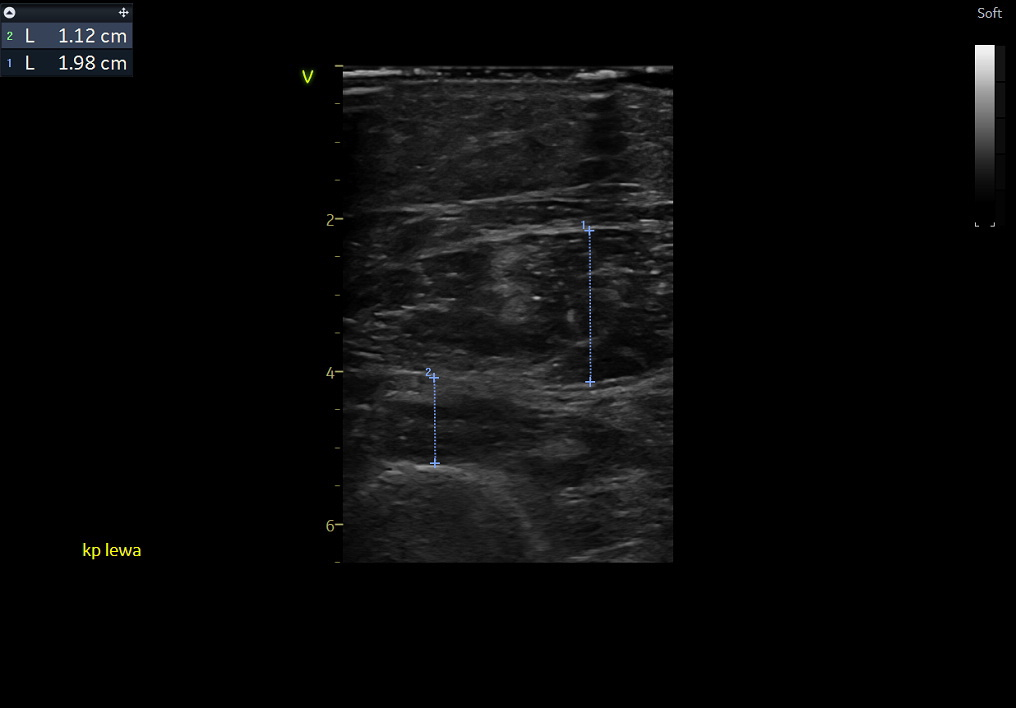
#> input picture lab2/topic_A/images/21.G.R 3.jpg, 1016 x 708 px; its folder holds only this picture in this run
$ python inpainting_miarki.py   (older library calls are emulated)
#> lines starting #> are read from the running program, lines starting #| are printed output that depends on the picture; after the words box and inside, x2 and y2 are one past the last pixel; in counts of white or black regions, pixels touching at a corner belong together
import cv2
import numpy as np
import matplotlib
matplotlib.use('Agg')
import matplotlib.pyplot as plt
from pathlib import Path
from skimage.metrics import peak_signal_noise_ratio as calc_psnr
from skimage.metrics import structural_similarity as calc_ssim

INPUT_DIR  = Path("./images")
OUTPUT_DIR = Path("./results")
OUTPUT_DIR.mkdir(parents=True, exist_ok=True)

IMAGE_FILES = sorted(INPUT_DIR.glob("*.jpg"))

SEG = dict(
    b_minus_r_thresh = 30,   # B - R > X  (miarki: ~70-130 diff)
    b_minus_g_thresh = 20,   # B - G > X
    b_min_val        = 80,   # minimalna jasność kanału B
    dilate_k         = 7,    # rozmiar jądra dylatacji [px]
    dilate_iter      = 2,    # liczba iteracji dylatacji
)

# ── Parametry inpaintingu ───────────────────────────────────────────────────
INPAINT_RADIUS = 7


# ══════════════════════════════════════════════════════════════════════════════
def segment_blue_calipers(img_bgr: np.ndarray, params: dict) -> np.ndarray:
    b = img_bgr[:, :, 0].astype(np.int16)
    g = img_bgr[:, :, 1].astype(np.int16)
    r = img_bgr[:, :, 2].astype(np.int16)

    mask = (
        (b - r > params['b_minus_r_thresh']) &
        (b - g > params['b_minus_g_thresh']) &
        (img_bgr[:, :, 0] > params['b_min_val'])
    ).astype(np.uint8) * 255

    kernel = cv2.getStructuringElement(
        cv2.MORPH_ELLIPSE,
        (params['dilate_k'], params['dilate_k'])
    )
    mask = cv2.dilate(mask, kernel, iterations=params['dilate_iter'])
    return mask


def apply_inpainting(img_bgr, mask, method='telea', radius=7):
    flag = cv2.INPAINT_TELEA if method == 'telea' else cv2.INPAINT_NS
    return cv2.inpaint(img_bgr, mask, inpaintRadius=radius, flags=flag)


def compute_metrics_no_ref(original_bgr, restored_bgr):
    """Metryki bezreferencyjna: wariancja Laplasjanu i gradient RMS."""
    def lap_var(img):
        g = cv2.cvtColor(img, cv2.COLOR_BGR2GRAY).astype(float)
        return float(cv2.Laplacian(g, cv2.CV_64F).var())

    def gradient_rms(img):
        g = cv2.cvtColor(img, cv2.COLOR_BGR2GRAY).astype(float)
        gx = cv2.Sobel(g, cv2.CV_64F, 1, 0, ksize=3)
        gy = cv2.Sobel(g, cv2.CV_64F, 0, 1, ksize=3)
        return float(np.sqrt(gx**2 + gy**2).mean())

    return {
        'LapVar_orig':     round(lap_var(original_bgr), 2),
        'LapVar_inpainted':round(lap_var(restored_bgr), 2),
        'GradRMS_orig':    round(gradient_rms(original_bgr), 2),
        'GradRMS_inpainted':round(gradient_rms(restored_bgr), 2),
    }


def save_comparison(img_bgr, mask, restored_bgr, name, out_dir):
    img_rgb  = cv2.cvtColor(img_bgr,    cv2.COLOR_BGR2RGB)
    rest_rgb = cv2.cvtColor(restored_bgr, cv2.COLOR_BGR2RGB)
    overlay  = img_rgb.copy()
    overlay[mask > 0] = [255, 50, 50]

    fig, axes = plt.subplots(1, 3, figsize=(15, 5))
    for ax, im, title in zip(
        axes,
        [img_rgb, overlay, rest_rgb],
        ['Oryginał (z miarkami)', 'Maska (czerwona)', 'Po inpaintingu (Telea)']
    ):
        ax.imshow(im)
        ax.set_title(title, fontsize=12)
        ax.axis('off')
    plt.suptitle(name, fontsize=13, fontweight='bold')
    plt.tight_layout()
    out_path = out_dir / f"{Path(name).stem}_comparison.png"
    plt.savefig(str(out_path), dpi=110, bbox_inches='tight')
    plt.close()
    return out_path

all_metrics = []

print(f"{'='*65}")
print(f"  Przetwarzanie {len(IMAGE_FILES)} obrazów USG")
print(f"{'='*65}")

for img_path in IMAGE_FILES:
    img_bgr = cv2.imread(str(img_path))
#> img_bgr is the input picture: shape (708, 1016, 3); mean B, G, R 9.2, 9, 8.9
    if img_bgr is None:
        print(f"  BŁĄD: nie można wczytać {img_path.name}")
        continue

    # 1. Segmentacja
    mask = segment_blue_calipers(img_bgr, SEG)
#> in segment_blue_calipers, `mask = ( (b - r > params['b_minus_r_thresh']) & (b - g > params['b_min..`:
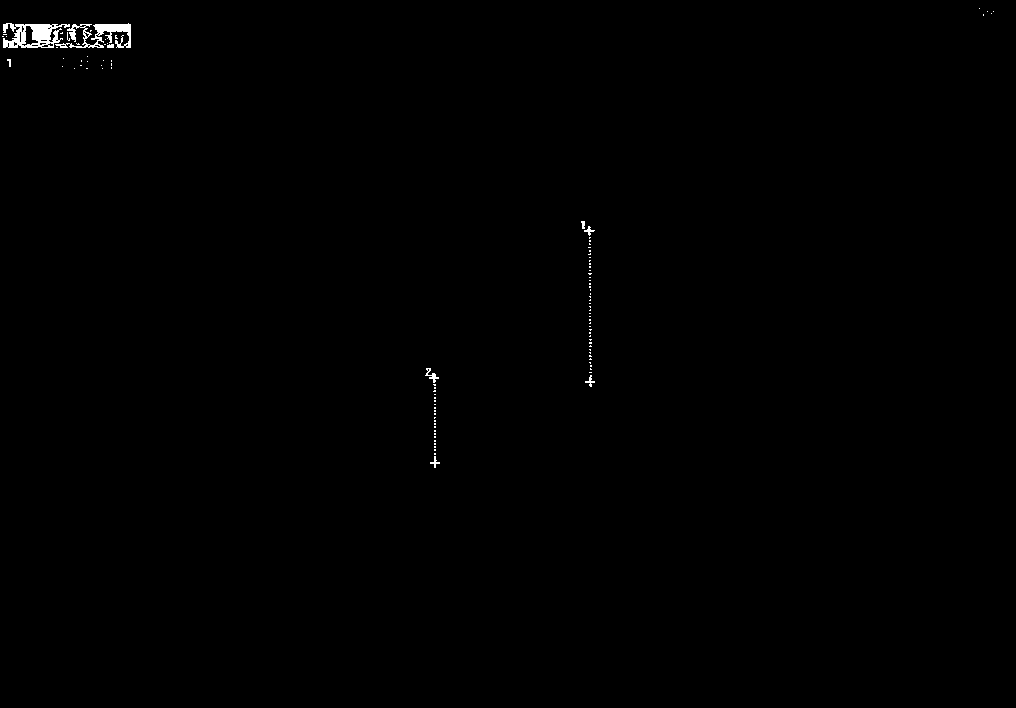
#> mask: shape (708, 1016); 0.32% white; 104 white regions (95 under 20 px), largest, box (x1, y1, x2, y2) and area: (3, 23, 70, 48) 938, (55, 23, 131, 48) 771, (425, 368, 439, 383) 72
#> in segment_blue_calipers, `mask = cv2.dilate(mask, kernel, iterations=params['dilate_iter'])`:
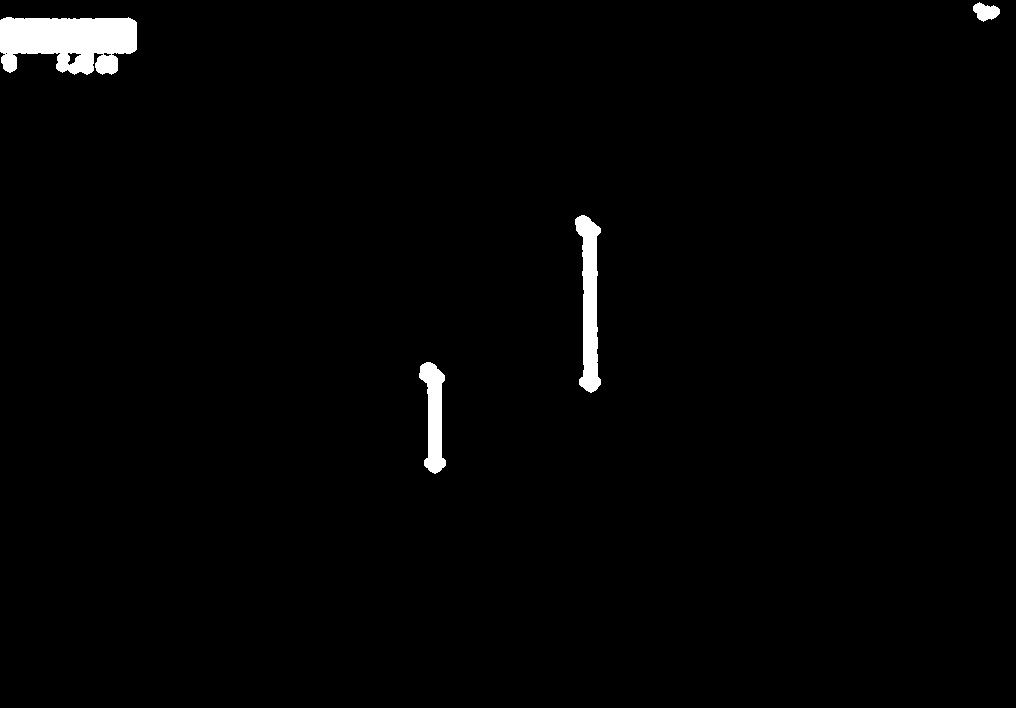
#> mask: shape (708, 1016); 1.5% white; 4 white regions, box (x1, y1, x2, y2) and area: (0, 17, 137, 75) 6108, (575, 215, 601, 393) 2689, (419, 362, 446, 474) 1736, (973, 2, 1000, 22) 343
    coverage = 100 * float(mask.sum()) / (255.0 * mask.size)
#> coverage = 1.51

    # 2. Inpainting – Telea (główna metoda)
    restored_telea = apply_inpainting(img_bgr, mask, 'telea', INPAINT_RADIUS)

    # 3. Inpainting – NS (do porównania)
    restored_ns = apply_inpainting(img_bgr, mask, 'ns', INPAINT_RADIUS)

    # 4. Metryki
    m = compute_metrics_no_ref(img_bgr, restored_telea)
#> in gradient_rms, `gx = cv2.Sobel(g, cv2.CV_64F, 1, 0, ksize=3)`:
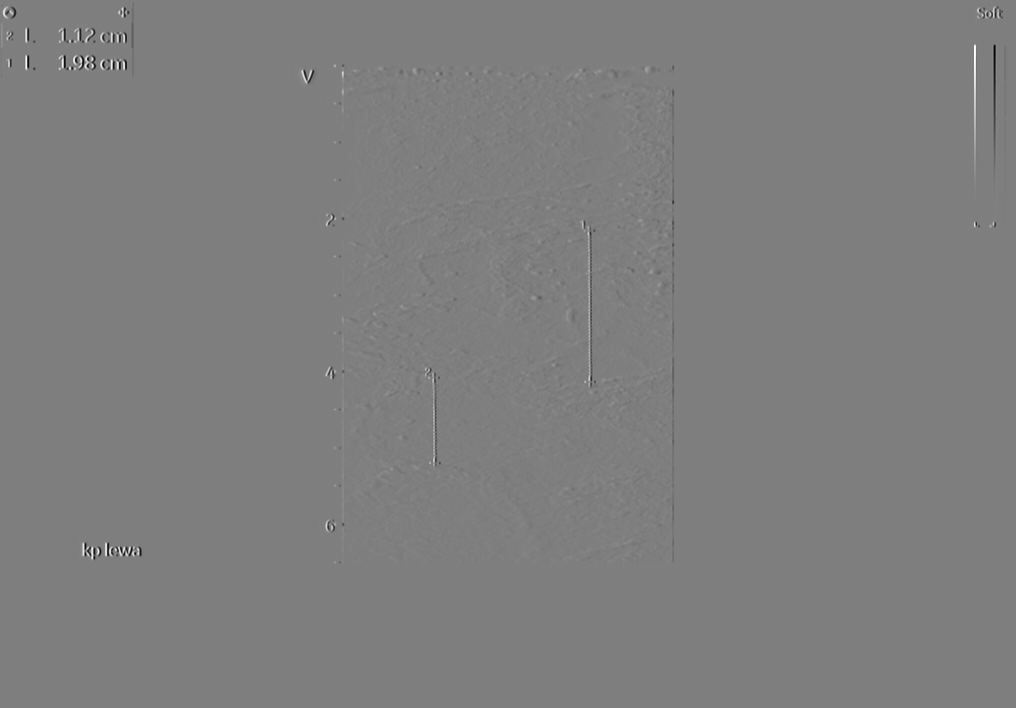
#> gx: shape (708, 1016) float64; min -1008, max 1017, mean 0; drawn with min black and max white
#> m = {'LapVar_orig': 254.6, 'LapVar_inpainted': 144.8, 'GradRMS_orig': 14.37, 'GradRMS_inpainted': 12.54}
    m['file'] = img_path.name
    m['mask_coverage_%'] = round(coverage, 3)
    all_metrics.append(m)

    # 5. Zapis wyników
    cv2.imwrite(str(OUTPUT_DIR / f"{img_path.stem}_telea.jpg"), restored_telea)
    cv2.imwrite(str(OUTPUT_DIR / f"{img_path.stem}_ns.jpg"), restored_ns)
    cv2.imwrite(str(OUTPUT_DIR / f"{img_path.stem}_mask.png"), mask)

    # 6. Plansza porównawcza
    save_comparison(img_bgr, mask, restored_telea, img_path.name, OUTPUT_DIR)
#> in save_comparison, `overlay[mask > 0] = [255, 50, 50]`:
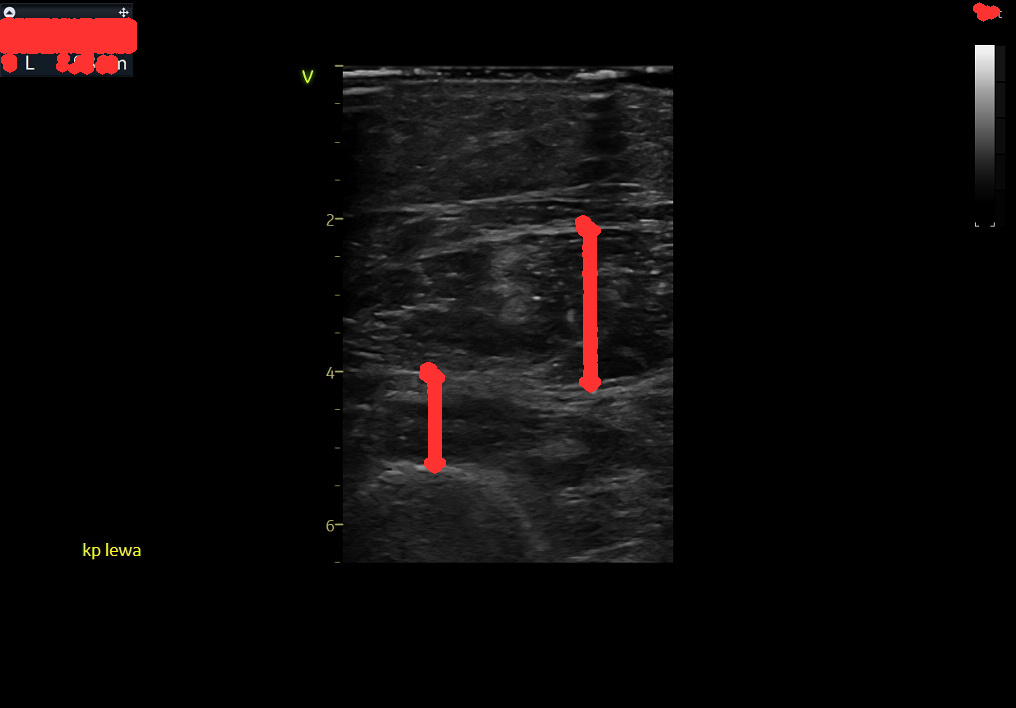
#> overlay: shape (708, 1016, 3); mean R, G, B 12, 9, 8.9
#> the loop in save_comparison, `for ax, im, title in zip( axes, [img_rgb, overlay, rest_rgb], ['Orygin..` made 3 passes
#> title on passes 1 to 3: 'Oryginał (z miarkami)', 'Maska (czerwona)', 'Po inpaintingu (Telea)'

    print(f"  ✓ {img_path.name:30s}  "
          f"maska={coverage:.3f}%  "
          f"LapVar: {m['LapVar_orig']:.0f} → {m['LapVar_inpainted']:.0f}")
#|   ✓ 21.G.R 3.jpg                    maska=1.512%  LapVar: 255 → 145

print(f"\n{'='*65}")
print(f"  PODSUMOWANIE METRYK (metryki bezreferencyjna)")
print(f"{'='*65}")
print(f"  {'Plik':<28} {'Maska%':>7} {'LapV↓':>8} {'GradRMS↓':>10}")
print(f"  {'-'*57}")
for m in all_metrics:
    delta_lap  = m['LapVar_inpainted'] - m['LapVar_orig']
    delta_grad = m['GradRMS_inpainted'] - m['GradRMS_orig']
    print(f"  {m['file']:<28} {m['mask_coverage_%']:>7.3f} "
          f"  {delta_lap:>+7.1f}  {delta_grad:>+9.2f}")
#> this loop made 1 pass
#> (delta_lap, delta_grad) on pass 1: (-109.8, -1.83)
#|   21.G.R 3.jpg                   1.512    -109.8      -1.83

print(f"\n  Wyniki zapisane w: {OUTPUT_DIR.resolve()}")

import csv
csv_path = OUTPUT_DIR / "metrics_report.csv"
with open(csv_path, 'w', newline='') as f:
    writer = csv.DictWriter(f, fieldnames=all_metrics[0].keys())
    writer.writeheader()
    writer.writerows(all_metrics)
print(f"  Raport CSV: {csv_path}")

$ run again, on lab2/topic_A/images/ROK.A.J 1.jpg
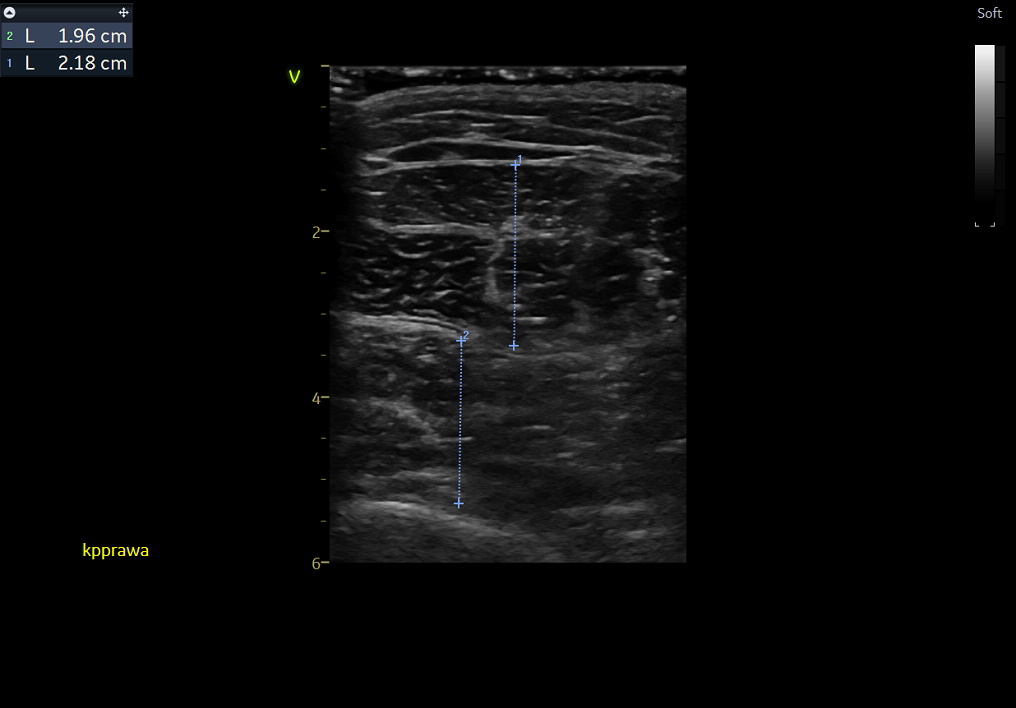
#> input picture lab2/topic_A/images/ROK.A.J 1.jpg, 1016 x 708 px
#> img_bgr is the input picture: shape (708, 1016, 3); mean B, G, R 9.9, 9.7, 9.6
#> in segment_blue_calipers, `mask = cv2.dilate(mask, kernel, iterations=params['dilate_iter'])`:
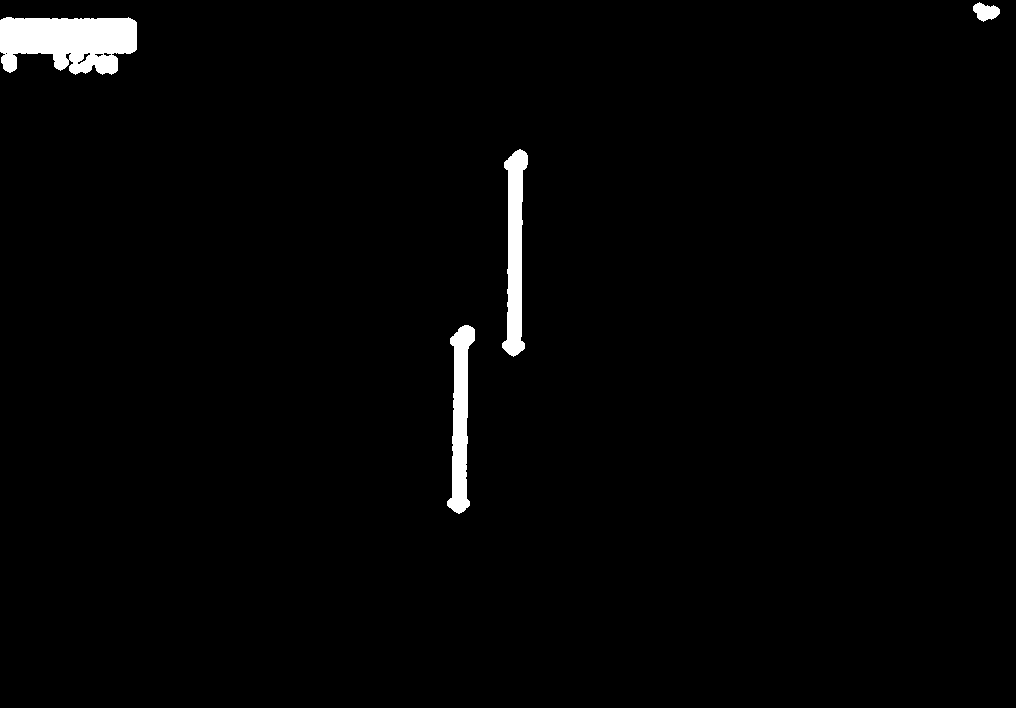
#> mask: shape (708, 1016); 1.7% white; 4 white regions, box (x1, y1, x2, y2) and area: (0, 17, 137, 75) 6138, (502, 149, 528, 357) 3119, (447, 325, 475, 514) 2884, (973, 2, 1000, 22) 343
#> coverage = 1.74
#> `m = compute_metrics_no_ref(img_bgr, restored_telea)`: m = {'LapVar_orig': 278.3, 'LapVar_inpainted': 155.3, 'GradRMS_orig': 17.04, 'GradRMS_inpainted': 14.99}
#> in save_comparison, `overlay[mask > 0] = [255, 50, 50]`:
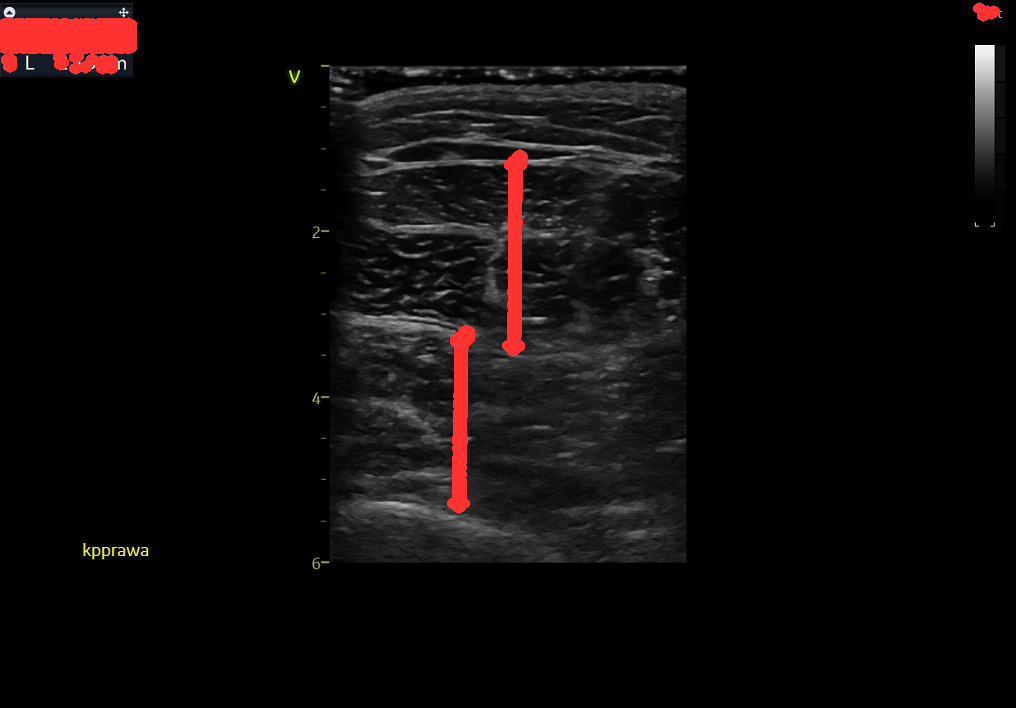
#> overlay: shape (708, 1016, 3); mean R, G, B 13.2, 9.7, 9.6
#> the loop in save_comparison, `for ax, im, title in zip( axes, [img_rgb, overlay, rest_rgb], ['Orygin..` made 3 passes
#> title on passes 1 to 3: 'Oryginał (z miarkami)', 'Maska (czerwona)', 'Po inpaintingu (Telea)'
#|   ✓ ROK.A.J 1.jpg                   maska=1.736%  LapVar: 278 → 155
#> the loop `for m in all_metrics:` made 1 pass
#> (delta_lap, delta_grad) on pass 1: (-123, -2.05)
#> (printed output is left out)
